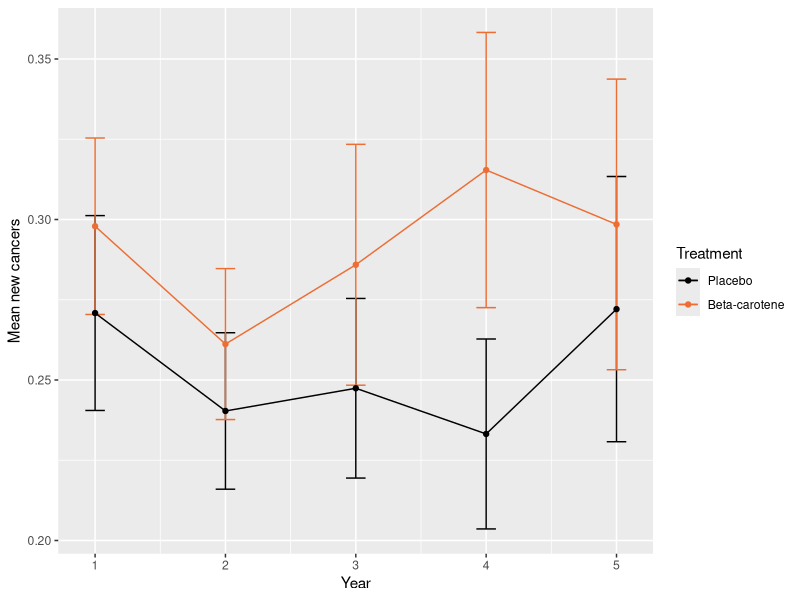

Write R code to recreate this figure.
## ---- chunk 1
knitr::opts_chunk$set(echo = FALSE, dev = "pdf")
library("dplyr")
library("ggplot2")
library("gee")
library("geepack")
## ---- chunk 2
# Read data
skin.data <- read.delim(file = "data/skin.txt", sep = " ", header = FALSE)

# Trim first & last columns (created by whitespace)
skin.data <- skin.data[, -c(1, ncol(skin.data))]

# Identify columns
colnames(skin.data) <- c("id", "center", "age", "skin", "gender", "prior.count", "new.count", "treatment", "year")

# Set factors as needed
factor.cols <- c("id", "center", "skin", "gender", "treatment")
for (c in factor.cols) {
  skin.data[, c] <- factor(skin.data[, c])
}
## ---- chunk 3
skin.description <- skin.data %>%
  group_by(treatment, year) %>%
  summarize(mean.new.count = mean(new.count),
            se.new.count = sd(new.count)/sqrt(length(new.count)))

skin.table <- data.frame(year = skin.description$year[1:5],
                         treat.0 = round(skin.description$mean.new.count[1:5], 3),
                         treat.1 = round(skin.description$mean.new.count[6:10], 3))

## ---- chunk 4
means.plot <- ggplot(data = skin.description, mapping = aes(x = year, y = mean.new.count, color = treatment, group = treatment)) +
  geom_errorbar(mapping = aes(x = year, ymin = (mean.new.count - se.new.count), ymax = (mean.new.count + se.new.count), width = 0.15)) +
  geom_point() +
  geom_line() +
  scale_color_manual(name = "Treatment", values = c("#000000", "#EC6E35"), labels = c("Placebo", "Beta-carotene")) +
  xlab(label = "Year") +
  ylab(label = "Mean new cancers")

print(means.plot)

## ---- chunk 5
# Fit GEE Poisson model with exchangeable (compound symmetric) correlation
simple.poisson.gee <- gee(new.count ~ year + treatment:year, # Use : syntax instead of * to suppress inclusion of treatment
                          id = id,
                          data = skin.data,
                          family = poisson,
                          corstr = "exchangeable")
simple.poisson.summary <- summary(simple.poisson.gee)

# Extract coefficient estimates
model.coefficients <- data.frame(coef(object = simple.poisson.summary))

# Calculate p-values from robust Z-scores
model.coefficients$p.value <- 2 * pnorm(q = abs(model.coefficients[, "Robust.z"]), lower.tail = FALSE)
model.coefficients$p.text <- as.character(round(model.coefficients$p.value, 3))
model.coefficients$p.text[model.coefficients$p.value < 0.001] <- "< 0.001"

# Calculate 95% C.I. from robust S.E.
model.coefficients$ci.low <- model.coefficients$Estimate - 1.96 * model.coefficients$Robust.S.E.
model.coefficients$ci.high <- model.coefficients$Estimate + 1.96 * model.coefficients$Robust.S.E.

# Extract & round only those variables we need
results.table <- data.frame(estimate = round(model.coefficients$Estimate, 3),
                            ci.low = round(model.coefficients$ci.low, 3),
                            ci.high = round(model.coefficients$ci.high, 3),
                            p.text = model.coefficients$p.text)
rownames(results.table) <- rownames(model.coefficients)
## ---- chunk 6

change <- "decreases"
if (results.table$estimate[2] > 0) {
  change <- "increases"
}

b.c.diff <- "lower"
if (results.table$estimate[3] > 0) {
  b.c.diff <- "higher"
}
## ---- chunk 7
# Fit GEE Poisson model with exchangeable (compound symmetric) correlation
risk.poisson.gee <- gee(new.count ~ year + treatment + center + age + skin + gender + prior.count,
                        id = id,
                        data = skin.data,
                        family = poisson,
                        corstr = "exchangeable")
risk.poisson.summary <- summary(risk.poisson.gee)

# Extract coefficient estimates & standard errors
risk.model.coefficients <- data.frame(coef(object = risk.poisson.summary))

# Calculate p-values from robust Z-scores
risk.model.coefficients$p.value <- 2 * pnorm(q = abs(risk.model.coefficients[, "Robust.z"]), lower.tail = FALSE)
risk.model.coefficients$p.text <- as.character(round(risk.model.coefficients$p.value, 3))
risk.model.coefficients$p.text[risk.model.coefficients$p.value < 0.001] <- "< 0.001"

# Extract & round only those variables we need
risk.results.table <- data.frame(estimate = round(risk.model.coefficients$Estimate, 3),
                            se = round(risk.model.coefficients$Robust.S.E., 3),
                            p.text = risk.model.coefficients$p.text)
rownames(risk.results.table) <- rownames(risk.model.coefficients)
## ---- chunk 8
# Fit GEE Poisson model with exchangeable (compound symmetric) correlation and assume no overdispersion
no.overdispersion.gee <- gee(new.count ~ year + treatment + center + age + skin + gender + prior.count,
                        id = id,
                        data = skin.data,
                        family = poisson,
                        corstr = "exchangeable",
                        scale.fix = TRUE,
                        scale.value = 1)
no.overdispersion.summary <- summary(no.overdispersion.gee)

# Extract coefficient estimates & standard errors
no.overdispersion.model.coefficients <- data.frame(coef(object = no.overdispersion.summary))

# Calculate p-values from robust Z-scores
no.overdispersion.model.coefficients$p.value <- 2 * pnorm(q = abs(no.overdispersion.model.coefficients[, "Robust.z"]), lower.tail = FALSE)
no.overdispersion.model.coefficients$p.text <- as.character(round(no.overdispersion.model.coefficients$p.value, 3))
no.overdispersion.model.coefficients$p.text[no.overdispersion.model.coefficients$p.value < 0.001] <- "< 0.001"

# Extract & round only those variables we need
no.overdispersion.results.table <- data.frame(estimate = round(no.overdispersion.model.coefficients$Estimate, 3),
                            se = round(no.overdispersion.model.coefficients$Robust.S.E., 3),
                            p.text = no.overdispersion.model.coefficients$p.text)
rownames(no.overdispersion.results.table) <- rownames(no.overdispersion.model.coefficients)
## ---- chunk 9
risk.naive <- risk.model.coefficients[, c("Naive.S.E.", "Naive.z")]
risk.naive$p.value <- 2 * pnorm(q = abs(risk.naive$Naive.z), lower.tail = FALSE)
risk.naive$p.text <- as.character(round(risk.naive$p.value, 3))
risk.naive$p.text[risk.naive$p.value < 0.001] <- "< 0.001"

no.overdispersion.naive <- no.overdispersion.model.coefficients[, c("Naive.S.E.", "Naive.z")]
no.overdispersion.naive$p.value <- 2 * pnorm(q = abs(no.overdispersion.naive$Naive.z), lower.tail = FALSE)
no.overdispersion.naive$p.text <- as.character(round(no.overdispersion.naive$p.value, 3))
no.overdispersion.naive$p.text[no.overdispersion.naive$p.value < 0.001] <- "< 0.001"
